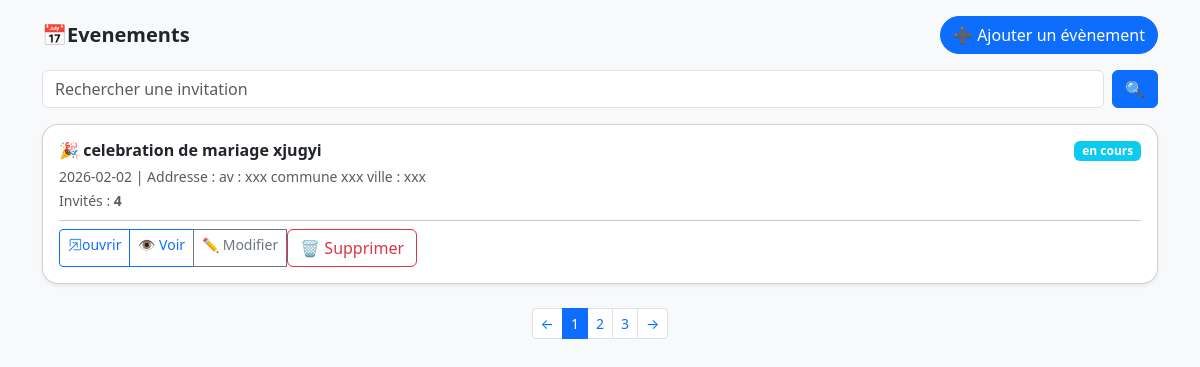
Page /event_list/ on the earlier database version.
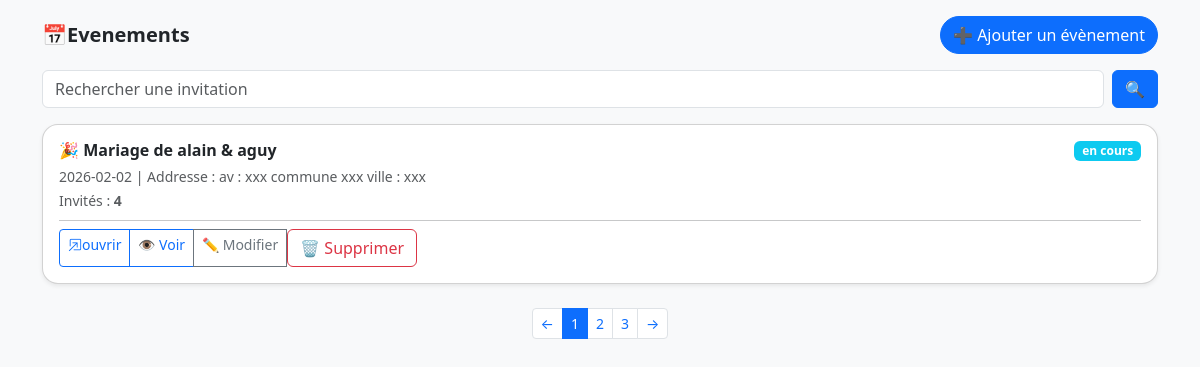
Same page on the later database version.
### models.py (models this page shows)
class Event(Base): #event table
    __tablename__="events"
    id = Column(String,primary_key=True,unique=True,default=lambda :str(uuid4()))
    name = Column(String(50))
    type = Column(String(50))
    date = Column(Date)
    address = Column(String(50))
    description = Column(Text,nullable=True)
    created_date = Column(DateTime,default=datetime.now())
    state = Column(String,default="en cours")
    guests = relationship("Guest",back_populates="event",cascade="all,delete")

### Routers/event.py (the view)
@Root.get("/event_list/",name="event_list")#get the mainEventView
def getEventList(request:Request,  db: Session = Depends(connecting)):
    events = db.query(Event).all()
    return templates.TemplateResponse("Event/List/list_event.html",{'request':request,"events":events})

### Templates/Event/List/list_event.html (shortened to what this page needs)
<!DOCTYPE html>
<html lang="fr">
<head>
    <link rel="stylesheet" href="https://cdn.jsdelivr.net/npm/bootstrap-icons@1.11.1/font/bootstrap-icons.css">
    <link href="https://cdn.jsdelivr.net/npm/bootstrap@5.3.2/dist/css/bootstrap.min.css" rel="stylesheet">
</head>
<body class="bg-light">
<div class="container py-3">
    <div class="mb-3 d-flex justify-content-between align-items-center">
        <h5 class="fw-bold mb-0">📅Evenements</h5>
        <a href="{{url_for('event_form')}}" class="btn btn-primary rounded-pill">➕ Ajouter un évènement</a>
    </div>
    <form class="mb-3 d-flex" method="get" action="/research_event">
        <input type="text" class="form-control me-2" placeholder="Rechercher une invitation" name="researched_event">
        <button type="submit" class="btn btn-primary">🔍</button>
    </form>
    <div class="row g-3">
        {%if events %}
        {% for event in events%}
        <div class="col-12">
            <div class="card shadow-sm rounded-4">
                <div class="card-body">
                    <div class="d-flex justify-content-between align-items-start">
                        <div>
                            <h6 class="fw-bold mb-1">🎉 {{event.name}}</h6>
                            <small class="text-muted">{{event.date}} | Addresse : {{event.address}}</small><br>
                            <small class="text-muted">Invités : <b>{{event.guests| length}}</b></small>
                        </div>
                        {% if event.state == "terminé"%}
                            <span class="badge bg-danger">{{event.state}}</span>
                        {% else%}
                            <span class="badge bg-info">{{event.state}}</span>
                        {% endif%}
                    </div>
                    <hr class="my-2">
                    <div class="d-flex justify-content-between align-items-center">
                        <div class="btn-group btn-group-sm">
                            <a href="/event_description/{{event.id}}" class="btn btn-outline-primary"><i class="bi bi-box-arrow-in-up-right"></i>ouvrir</a>
                            <a href="/detail/{{event.id}}" class="btn btn-outline-primary">👁 Voir</a>
                            <a href="/edit_event/{{event.id}}" class="btn btn-outline-secondary">✏ Modifier</a>
                            <form action="/delete_event/{{event.id}}" method="post">
                                <button type="submit" class="btn btn-outline-danger" onclick="return confirm('voulez-vous supprimer cette evement ?')">🗑 Supprimer</button>
                            </form>
                        </div>
                    </div>
                </div>
            </div>
        </div>
        {% endfor %}
        {%endif%}
    </div>
    <nav class="mt-4">
        <ul class="pagination justify-content-center pagination-sm">
            <li class="page-item"><a class="page-link" href="#">←</a></li>
            <li class="page-item active"><a class="page-link" href="#">1</a></li>
            <li class="page-item"><a class="page-link" href="#">2</a></li>
            <li class="page-item"><a class="page-link" href="#">3</a></li>
            <li class="page-item"><a class="page-link" href="#">→</a></li>
        </ul>
    </nav>
</div>
</body>
</html>

Differences in the rows shown:
removed Event: name "celebration de mariage xjugyi", date "2026-02-02", address "av : xxx commune xxx ville : xxx", guests|length "4", state "en cours"
added Event: name "Mariage de alain & aguy", date "2026-02-02", address "av : xxx commune xxx ville : xxx", guests|length "4", state "en cours"
